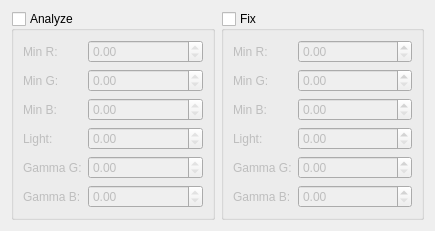
<?xml version="1.0" encoding="UTF-8"?>
<ui version="4.0">
 <class>c41SettingsWidget</class>
 <widget class="QWidget" name="c41SettingsWidget">
  <property name="geometry">
   <rect>
    <x>0</x>
    <y>0</y>
    <width>435</width>
    <height>230</height>
   </rect>
  </property>
  <property name="windowTitle">
   <string>C41</string>
  </property>
  <layout class="QHBoxLayout" name="horizontalLayout">
   <item>
    <widget class="QGroupBox" name="analyzeGroup">
     <property name="title">
      <string>Analyze</string>
     </property>
     <property name="checkable">
      <bool>true</bool>
     </property>
     <property name="checked">
      <bool>false</bool>
     </property>
     <layout class="QFormLayout" name="formLayout_2">
      <item row="0" column="0">
       <widget class="QLabel" name="label">
        <property name="text">
         <string>Min R:</string>
        </property>
       </widget>
      </item>
      <item row="0" column="1">
       <widget class="QDoubleSpinBox" name="minRBoxAnalyze">
        <property name="readOnly">
         <bool>true</bool>
        </property>
        <property name="maximum">
         <double>999999999.000000000000000</double>
        </property>
        <property name="singleStep">
         <double>0.010000000000000</double>
        </property>
       </widget>
      </item>
      <item row="1" column="0">
       <widget class="QLabel" name="label_2">
        <property name="text">
         <string>Min G:</string>
        </property>
       </widget>
      </item>
      <item row="1" column="1">
       <widget class="QDoubleSpinBox" name="minGBoxAnalyze">
        <property name="readOnly">
         <bool>true</bool>
        </property>
        <property name="maximum">
         <double>999999999.000000000000000</double>
        </property>
        <property name="singleStep">
         <double>0.010000000000000</double>
        </property>
       </widget>
      </item>
      <item row="2" column="0">
       <widget class="QLabel" name="label_3">
        <property name="text">
         <string>Min B:</string>
        </property>
       </widget>
      </item>
      <item row="2" column="1">
       <widget class="QDoubleSpinBox" name="minBBoxAnalyze">
        <property name="readOnly">
         <bool>true</bool>
        </property>
        <property name="maximum">
         <double>999999999.000000000000000</double>
        </property>
        <property name="singleStep">
         <double>0.010000000000000</double>
        </property>
       </widget>
      </item>
      <item row="3" column="0">
       <widget class="QLabel" name="label_4">
        <property name="text">
         <string>Light:</string>
        </property>
       </widget>
      </item>
      <item row="3" column="1">
       <widget class="QDoubleSpinBox" name="lightBoxAnalyze">
        <property name="readOnly">
         <bool>true</bool>
        </property>
        <property name="maximum">
         <double>999999999.000000000000000</double>
        </property>
        <property name="singleStep">
         <double>0.010000000000000</double>
        </property>
       </widget>
      </item>
      <item row="4" column="0">
       <widget class="QLabel" name="label_5">
        <property name="text">
         <string>Gamma G:</string>
        </property>
       </widget>
      </item>
      <item row="4" column="1">
       <widget class="QDoubleSpinBox" name="gammaGBoxAnalyze">
        <property name="readOnly">
         <bool>true</bool>
        </property>
        <property name="maximum">
         <double>999999999.000000000000000</double>
        </property>
        <property name="singleStep">
         <double>0.010000000000000</double>
        </property>
       </widget>
      </item>
      <item row="5" column="0">
       <widget class="QLabel" name="label_6">
        <property name="text">
         <string>Gamma B:</string>
        </property>
       </widget>
      </item>
      <item row="5" column="1">
       <widget class="QDoubleSpinBox" name="gammaBBoxAnalyze">
        <property name="readOnly">
         <bool>true</bool>
        </property>
        <property name="maximum">
         <double>999999999.000000000000000</double>
        </property>
        <property name="singleStep">
         <double>0.010000000000000</double>
        </property>
       </widget>
      </item>
     </layout>
    </widget>
   </item>
   <item>
    <widget class="QGroupBox" name="fixGroup">
     <property name="title">
      <string>Fix</string>
     </property>
     <property name="checkable">
      <bool>true</bool>
     </property>
     <property name="checked">
      <bool>false</bool>
     </property>
     <layout class="QFormLayout" name="formLayout">
      <item row="0" column="0">
       <widget class="QLabel" name="label_8">
        <property name="text">
         <string>Min R:</string>
        </property>
       </widget>
      </item>
      <item row="0" column="1">
       <widget class="QDoubleSpinBox" name="minRBox">
        <property name="maximum">
         <double>999999999.000000000000000</double>
        </property>
        <property name="singleStep">
         <double>0.010000000000000</double>
        </property>
       </widget>
      </item>
      <item row="1" column="0">
       <widget class="QLabel" name="label_12">
        <property name="text">
         <string>Min G:</string>
        </property>
       </widget>
      </item>
      <item row="1" column="1">
       <widget class="QDoubleSpinBox" name="minGBox">
        <property name="maximum">
         <double>999999999.000000000000000</double>
        </property>
        <property name="singleStep">
         <double>0.010000000000000</double>
        </property>
       </widget>
      </item>
      <item row="2" column="0">
       <widget class="QLabel" name="label_7">
        <property name="text">
         <string>Min B:</string>
        </property>
       </widget>
      </item>
      <item row="2" column="1">
       <widget class="QDoubleSpinBox" name="minBBox">
        <property name="maximum">
         <double>999999999.000000000000000</double>
        </property>
        <property name="singleStep">
         <double>0.010000000000000</double>
        </property>
       </widget>
      </item>
      <item row="3" column="0">
       <widget class="QLabel" name="label_10">
        <property name="text">
         <string>Light:</string>
        </property>
       </widget>
      </item>
      <item row="3" column="1">
       <widget class="QDoubleSpinBox" name="lightBox">
        <property name="maximum">
         <double>999999999.000000000000000</double>
        </property>
        <property name="singleStep">
         <double>0.010000000000000</double>
        </property>
       </widget>
      </item>
      <item row="4" column="0">
       <widget class="QLabel" name="label_9">
        <property name="text">
         <string>Gamma G:</string>
        </property>
       </widget>
      </item>
      <item row="4" column="1">
       <widget class="QDoubleSpinBox" name="gammaGBox">
        <property name="maximum">
         <double>999999999.000000000000000</double>
        </property>
        <property name="singleStep">
         <double>0.010000000000000</double>
        </property>
       </widget>
      </item>
      <item row="5" column="0">
       <widget class="QLabel" name="label_11">
        <property name="text">
         <string>Gamma B:</string>
        </property>
       </widget>
      </item>
      <item row="5" column="1">
       <widget class="QDoubleSpinBox" name="gammaBBox">
        <property name="maximum">
         <double>999999999.000000000000000</double>
        </property>
        <property name="singleStep">
         <double>0.010000000000000</double>
        </property>
       </widget>
      </item>
     </layout>
    </widget>
   </item>
  </layout>
 </widget>
 <resources/>
 <connections/>
</ui>
